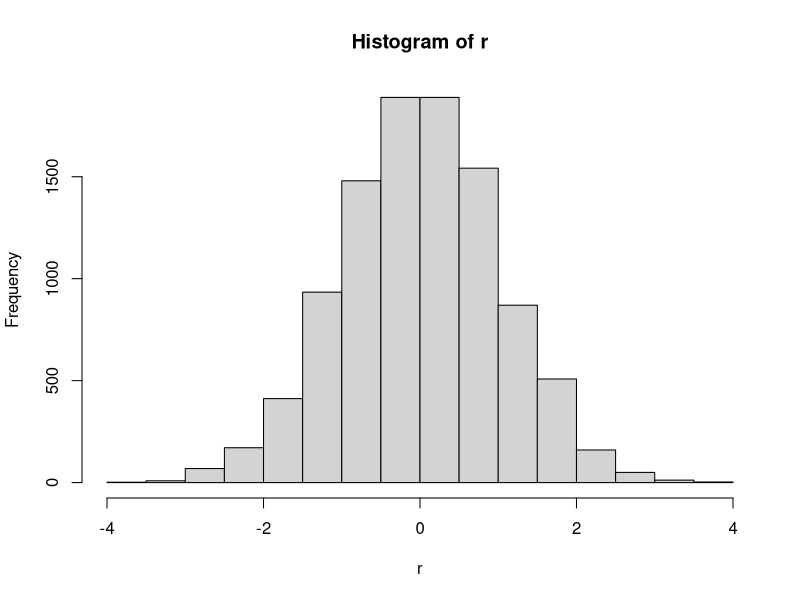
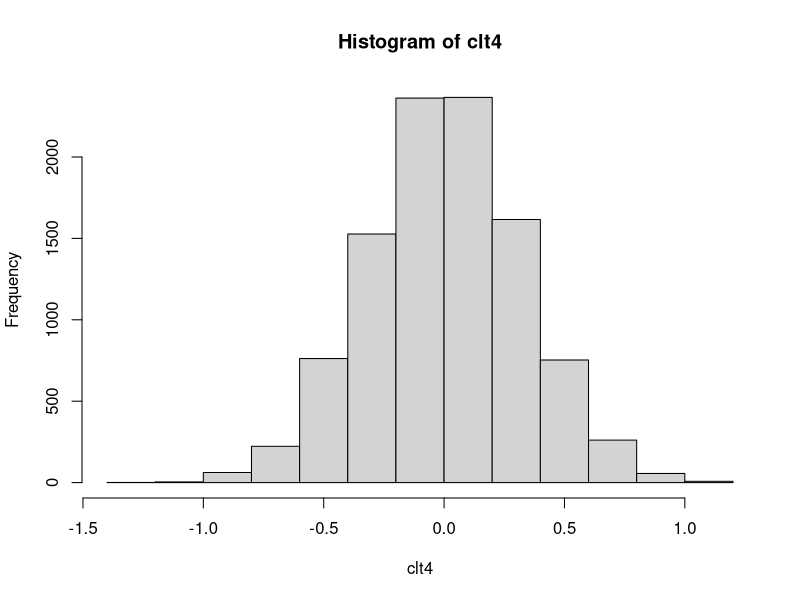
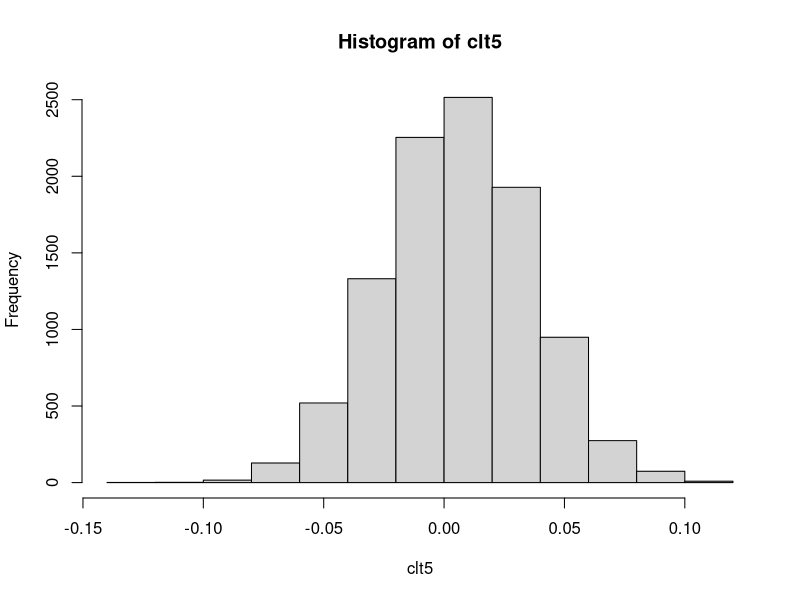

Write the R code that produced these figures, in order.
#Central Limit Theorem
r <- runif(10000)
r <- rnorm(10000)
r
hist(r)
#meanr <- mean(r)
#round(meanr,2)
#Draw 10 random samples from it
sample(r, 10)
mean(sample(r,10))

#Draw 10 samples , 1000 times and draw the histogram of these sample means
clt4 <- mean(sample(r, 10))
clt4

for (i in 1:10000) {
  clt4 <- c(clt4, mean(sample(r, 10)))
}
clt4
hist(clt4)


###################


#more sample size
clt5 <- mean(sample(r, 1000))
for (i in 1:10000) {
  clt5 <- c(clt5, mean(sample(r, 1000)))
}

hist(clt5)